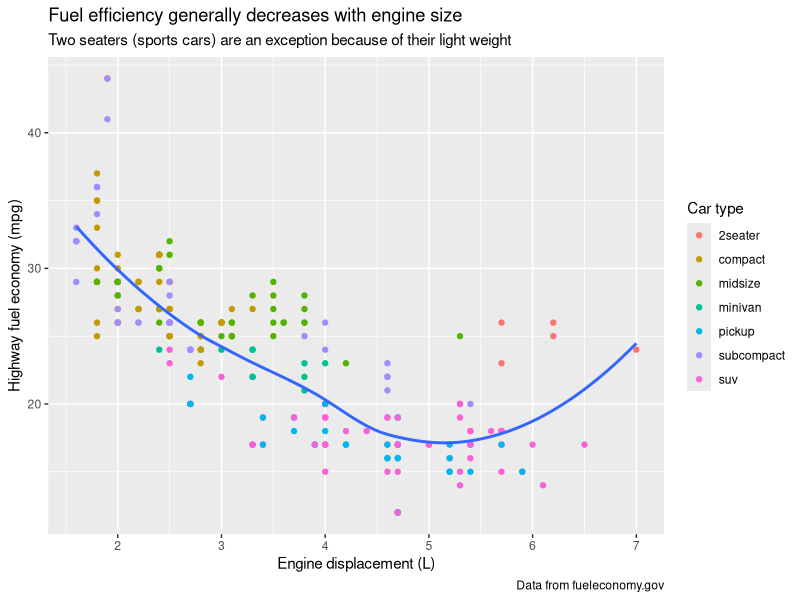
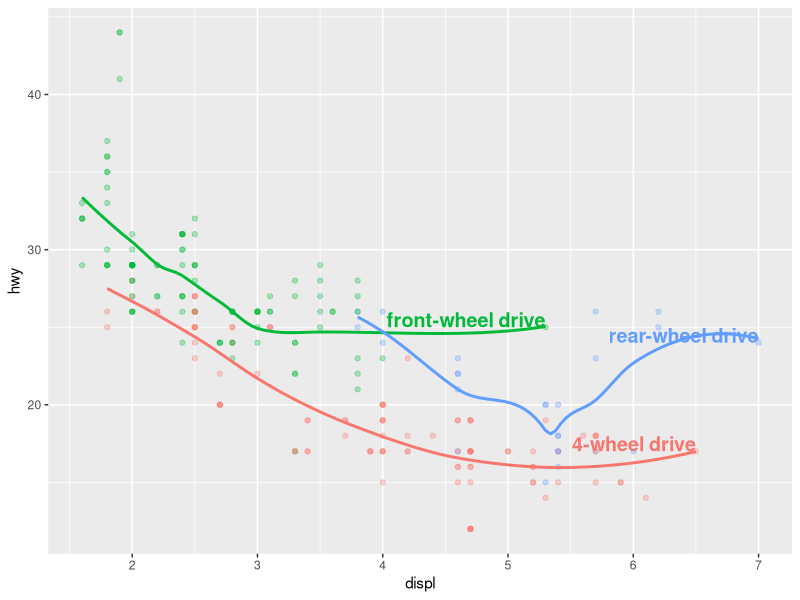
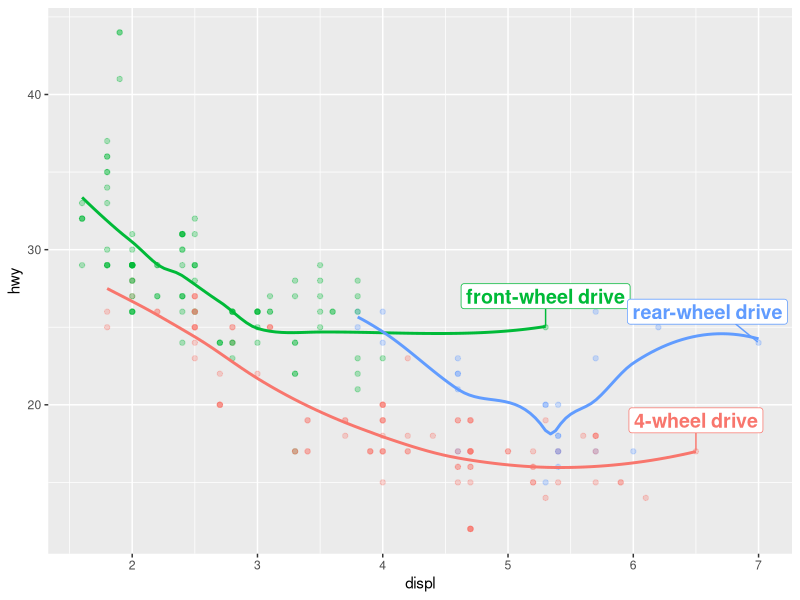
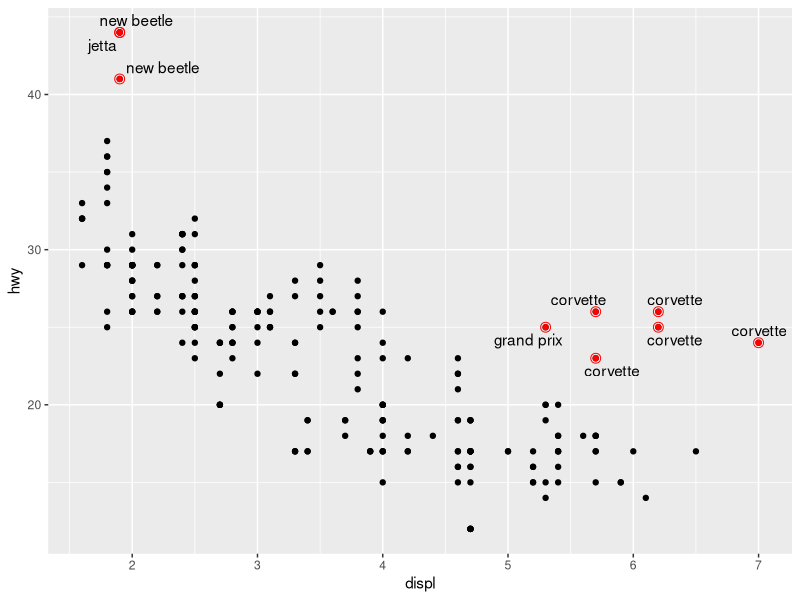
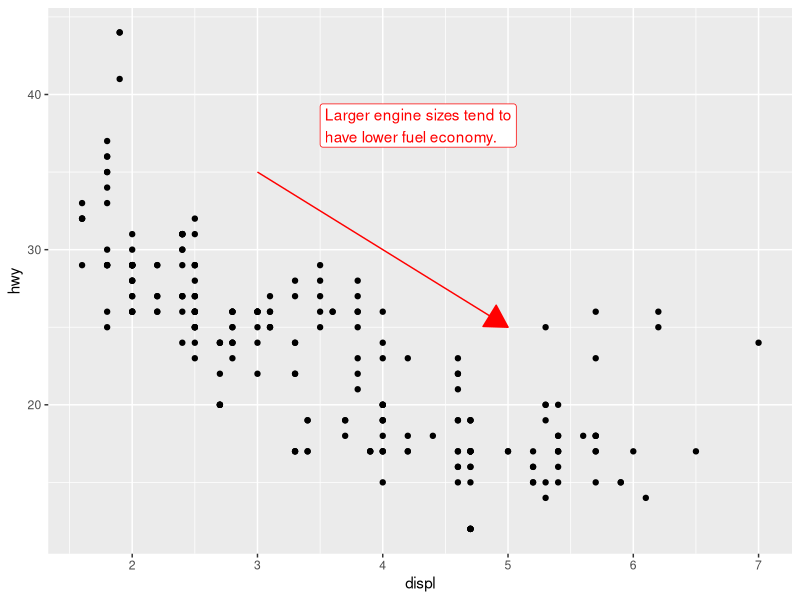
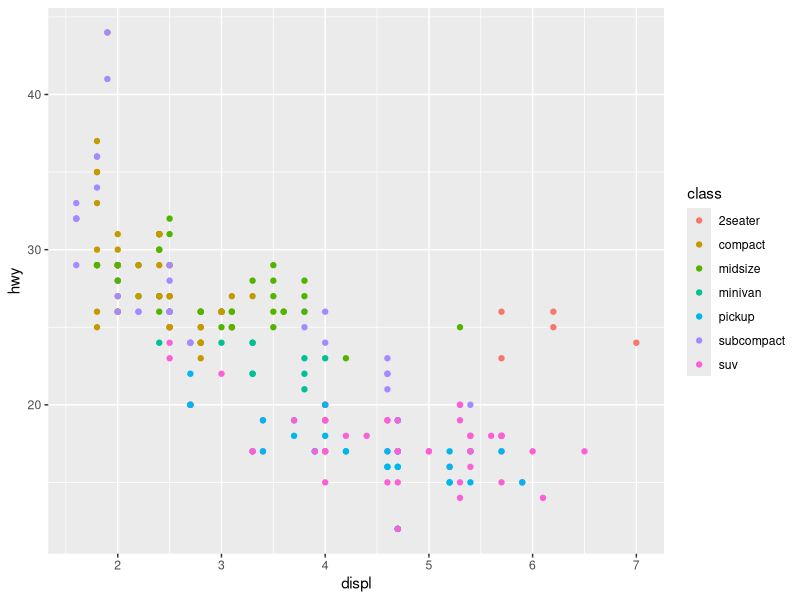
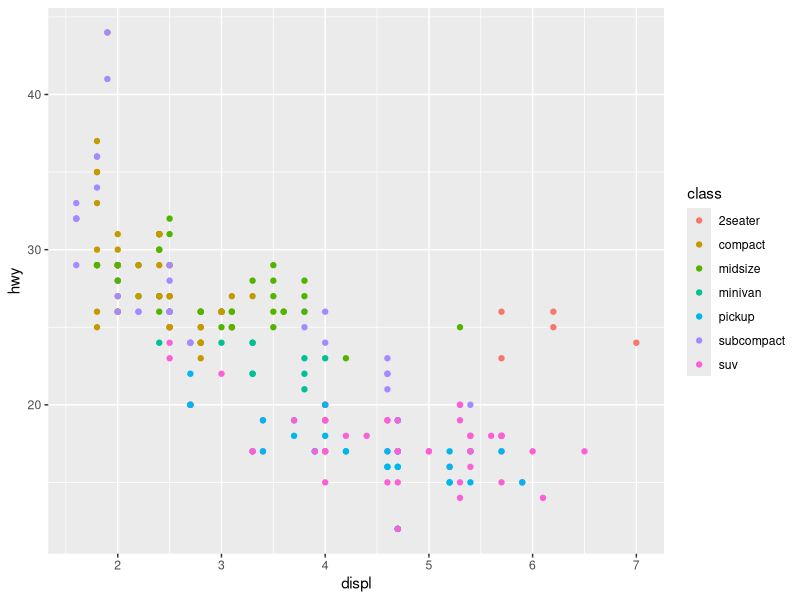
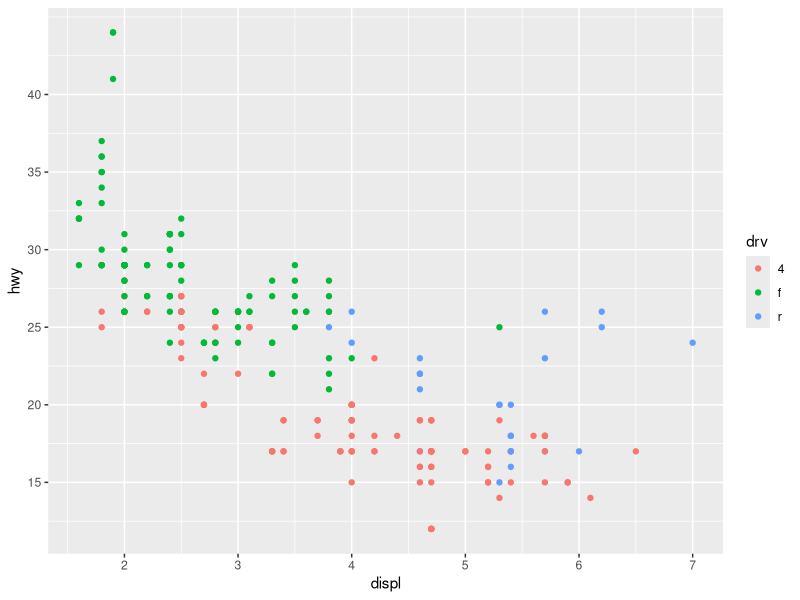

Source code (R) for these figures, in order:
## ---- chunk 1

library(tidyverse)
library(scales)
library(ggrepel)
library(patchwork)

## ---- chunk 2

ggplot(mpg, aes(x = displ, y = hwy)) +
  geom_point(aes(color = class)) +
  geom_smooth(se = FALSE) +
  labs(
    x = "Engine displacement (L)",
    y = "Highway fuel economy (mpg)",
    color = "Car type",
    title = "Fuel efficiency generally decreases with engine size",
    subtitle = "Two seaters (sports cars) are an exception because of their light weight",
    caption = "Data from fueleconomy.gov"
  )

## ---- chunk 3

label_info <- mpg |>
  group_by(drv) |>
  arrange(desc(displ)) |>
  slice_head(n = 1) |>
  mutate(
    drive_type = case_when(
      drv == "f" ~ "front-wheel drive",
      drv == "r" ~ "rear-wheel drive",
      drv == "4" ~ "4-wheel drive"
    )
  ) |>
  select(displ, hwy, drv, drive_type)

label_info
#> # A tibble: 3 × 4
#> # Groups:   drv [3]
#>   displ   hwy drv   drive_type       
#>   <dbl> <int> <chr> <chr>            
#> 1   6.5    17 4     4-wheel drive    
#> 2   5.3    25 f     front-wheel drive
#> 3   7      24 r     rear-wheel drive

## ---- chunk 4

ggplot(mpg, aes(x = displ, y = hwy, color = drv)) +
  geom_point(alpha = 0.3) +
  geom_smooth(se = FALSE) +
  geom_text(
    data = label_info, 
    aes(x = displ, y = hwy, label = drive_type),
    fontface = "bold", size = 5, hjust = "right", vjust = "bottom"
  ) +
  theme(legend.position = "none")
#> `geom_smooth()` using method = 'loess' and formula = 'y ~ x'

## ---- chunk 5

ggplot(mpg, aes(x = displ, y = hwy, color = drv)) +
  geom_point(alpha = 0.3) +
  geom_smooth(se = FALSE) +
  geom_label_repel(
    data = label_info, 
    aes(x = displ, y = hwy, label = drive_type),
    fontface = "bold", size = 5, nudge_y = 2
  ) +
  theme(legend.position = "none")
#> `geom_smooth()` using method = 'loess' and formula = 'y ~ x'

## ---- chunk 6

potential_outliers <- mpg |>
  filter(hwy > 40 | (hwy > 20 & displ > 5))
  
ggplot(mpg, aes(x = displ, y = hwy)) +
  geom_point() +
  geom_text_repel(data = potential_outliers, aes(label = model)) +
  geom_point(data = potential_outliers, color = "red") +
  geom_point(
    data = potential_outliers,
    color = "red", size = 3, shape = "circle open"
  )

## ---- chunk 7

trend_text <- "Larger engine sizes tend to have lower fuel economy." |>
  str_wrap(width = 30)
trend_text
#> [1] "Larger engine sizes tend to\nhave lower fuel economy."

## ---- chunk 8

ggplot(mpg, aes(x = displ, y = hwy)) +
  geom_point() +
  annotate(
    geom = "label", x = 3.5, y = 38,
    label = trend_text,
    hjust = "left", color = "red"
  ) +
  annotate(
    geom = "segment",
    x = 3, y = 35, xend = 5, yend = 25, color = "red",
    arrow = arrow(type = "closed")
  )

## ---- chunk 9

ggplot(mpg, aes(x = displ, y = hwy)) +
  geom_point(aes(color = class))

## ---- chunk 10

ggplot(mpg, aes(x = displ, y = hwy)) +
  geom_point(aes(color = class)) +
  scale_x_continuous() +
  scale_y_continuous() +
  scale_color_discrete() # chooses colors for each of the class of cars

## ---- chunk 11

ggplot(mpg, aes(x = displ, y = hwy, color = drv)) +
  geom_point() +
  scale_y_continuous(breaks = seq(15, 40, by = 5)) 

## ---- chunk 12

ggplot(mpg, aes(x = displ, y = hwy, color = drv)) +
  geom_point() +
  scale_x_continuous(labels = NULL) +
  scale_y_continuous(labels = NULL) +
  scale_color_discrete(labels = c("4" = "4-wheel", "f" = "front", "r" = "rear"))

## ---- chunk 13

# Left
ggplot(diamonds, aes(x = price, y = cut)) +
  geom_boxplot(alpha = 0.05) +
  scale_x_continuous(labels = label_dollar())

# Right
ggplot(diamonds, aes(x = price, y = cut)) +
  geom_boxplot(alpha = 0.05) +
  scale_x_continuous(
    labels = label_dollar(scale = 1/1000, suffix = "K"), 
    breaks = seq(1000, 19000, by = 6000)
  )

## ---- chunk 14

ggplot(diamonds, aes(x = cut, fill = clarity)) +
  geom_bar(position = "fill") +
  scale_y_continuous(name = "Percentage", labels = label_percent())

## ---- chunk 15

presidential |>
  mutate(id = 33 + row_number()) |>
  ggplot(aes(x = start, y = id)) +
  geom_point() +
  geom_segment(aes(xend = end, yend = id)) +
  scale_x_date(name = NULL, breaks = presidential$start, date_labels = "'%y")

## ---- chunk 16

base <- ggplot(mpg, aes(x = displ, y = hwy)) +
  geom_point(aes(color = class))

base + theme(legend.position = "right") # the default
base + theme(legend.position = "left")
base + 
  theme(legend.position = "top") +
  guides(color = guide_legend(nrow = 3))
base + 
  theme(legend.position = "bottom") +
  guides(color = guide_legend(nrow = 3))

## ---- chunk 17

ggplot(mpg, aes(x = displ, y = hwy)) +
  geom_point(aes(color = class)) +
  geom_smooth(se = FALSE) +
  theme(legend.position = "bottom") +
  guides(color = guide_legend(nrow = 2, override.aes = list(size = 4))) # aes override
#> `geom_smooth()` using method = 'loess' and formula = 'y ~ x'

## ---- chunk 18

# Left
ggplot(diamonds, aes(x = carat, y = price)) +
  geom_bin2d()
#> `stat_bin2d()` using `bins = 30`. Pick better value `binwidth`.

# Right
ggplot(diamonds, aes(x = log10(carat), y = log10(price))) +
  geom_bin2d()
#> `stat_bin2d()` using `bins = 30`. Pick better value `binwidth`.

## ---- chunk 19

ggplot(mpg, aes(x = displ, y = hwy)) +
  geom_point(aes(color = drv))

ggplot(mpg, aes(x = displ, y = hwy)) +
  geom_point(aes(color = drv)) +
  scale_color_brewer(palette = "Set1")

## ---- chunk 20

ggplot(mpg, aes(x = displ, y = hwy)) +
  geom_point(aes(color = drv, shape = drv)) +
  scale_color_brewer(palette = "Set1")

## ---- chunk 21

presidential |>
  mutate(id = 33 + row_number()) |>
  ggplot(aes(x = start, y = id, color = party)) +
  geom_point() +
  geom_segment(aes(xend = end, yend = id)) +
  scale_color_manual(values = c(Republican = "#E81B23", Democratic = "#00AEF3"))

## ---- chunk 22

df <- tibble(
  x = rnorm(10000),
  y = rnorm(10000)
)

ggplot(df, aes(x, y)) +
  geom_hex() +
  coord_fixed() +
  labs(title = "Default, continuous", x = NULL, y = NULL)

ggplot(df, aes(x, y)) +
  geom_hex() +
  coord_fixed() +
  scale_fill_viridis_c() +
  labs(title = "Viridis, continuous", x = NULL, y = NULL)

ggplot(df, aes(x, y)) +
  geom_hex() +
  coord_fixed() +
  scale_fill_viridis_b() +
  labs(title = "Viridis, binned", x = NULL, y = NULL)

## ---- chunk 23

# Left
ggplot(mpg, aes(x = displ, y = hwy)) +
  geom_point(aes(color = drv)) +
  geom_smooth() +
  scale_x_continuous(limits = c(5, 6)) +
  scale_y_continuous(limits = c(10, 25))

# Right
ggplot(mpg, aes(x = displ, y = hwy)) +
  geom_point(aes(color = drv)) +
  geom_smooth() +
  coord_cartesian(xlim = c(5, 6), ylim = c(10, 25))

## ---- chunk 24

suv <- mpg |> filter(class == "suv")
compact <- mpg |> filter(class == "compact")

# Left
ggplot(suv, aes(x = displ, y = hwy, color = drv)) +
  geom_point()

# Right
ggplot(compact, aes(x = displ, y = hwy, color = drv)) +
  geom_point()

## ---- chunk 25

x_scale <- scale_x_continuous(limits = range(mpg$displ))
y_scale <- scale_y_continuous(limits = range(mpg$hwy))
col_scale <- scale_color_discrete(limits = unique(mpg$drv))

# Left
ggplot(suv, aes(x = displ, y = hwy, color = drv)) +
  geom_point() +
  x_scale +
  y_scale +
  col_scale

# Right
ggplot(compact, aes(x = displ, y = hwy, color = drv)) +
  geom_point() +
  x_scale +
  y_scale +
  col_scale

## ---- chunk 26

ggplot(mpg, aes(x = displ, y = hwy)) +
  geom_point(aes(color = class)) +
  geom_smooth(se = FALSE) +
  theme_bw()

## ---- chunk 27

p1 <- ggplot(mpg, aes(x = displ, y = hwy)) + 
  geom_point() + 
  labs(title = "Plot 1")
p2 <- ggplot(mpg, aes(x = drv, y = hwy)) + 
  geom_boxplot() + 
  labs(title = "Plot 2")
p1 + p2

## ---- chunk 28

p3 <- ggplot(mpg, aes(x = cty, y = hwy)) + 
  geom_point() + 
  labs(title = "Plot 3")
(p1 | p3) / p2

## ---- chunk 29

p1 <- ggplot(mpg, aes(x = drv, y = cty, color = drv)) + 
  geom_boxplot(show.legend = FALSE) + 
  labs(title = "Plot 1")

p2 <- ggplot(mpg, aes(x = drv, y = hwy, color = drv)) + 
  geom_boxplot(show.legend = FALSE) + 
  labs(title = "Plot 2")

p3 <- ggplot(mpg, aes(x = cty, color = drv, fill = drv)) + 
  geom_density(alpha = 0.5) + 
  labs(title = "Plot 3")

p4 <- ggplot(mpg, aes(x = hwy, color = drv, fill = drv)) + 
  geom_density(alpha = 0.5) + 
  labs(title = "Plot 4")

p5 <- ggplot(mpg, aes(x = cty, y = hwy, color = drv)) + 
  geom_point(show.legend = FALSE) + 
  facet_wrap(~drv) +
  labs(title = "Plot 5")

(guide_area() / (p1 + p2) / (p3 + p4) / p5) +
  plot_annotation(
    title = "City and highway mileage for cars with different drive trains",
    caption = "Source: https://fueleconomy.gov."
  ) +
  plot_layout(
    guides = "collect",
    heights = c(1, 3, 2, 4)
    ) &
  theme(legend.position = "top")

